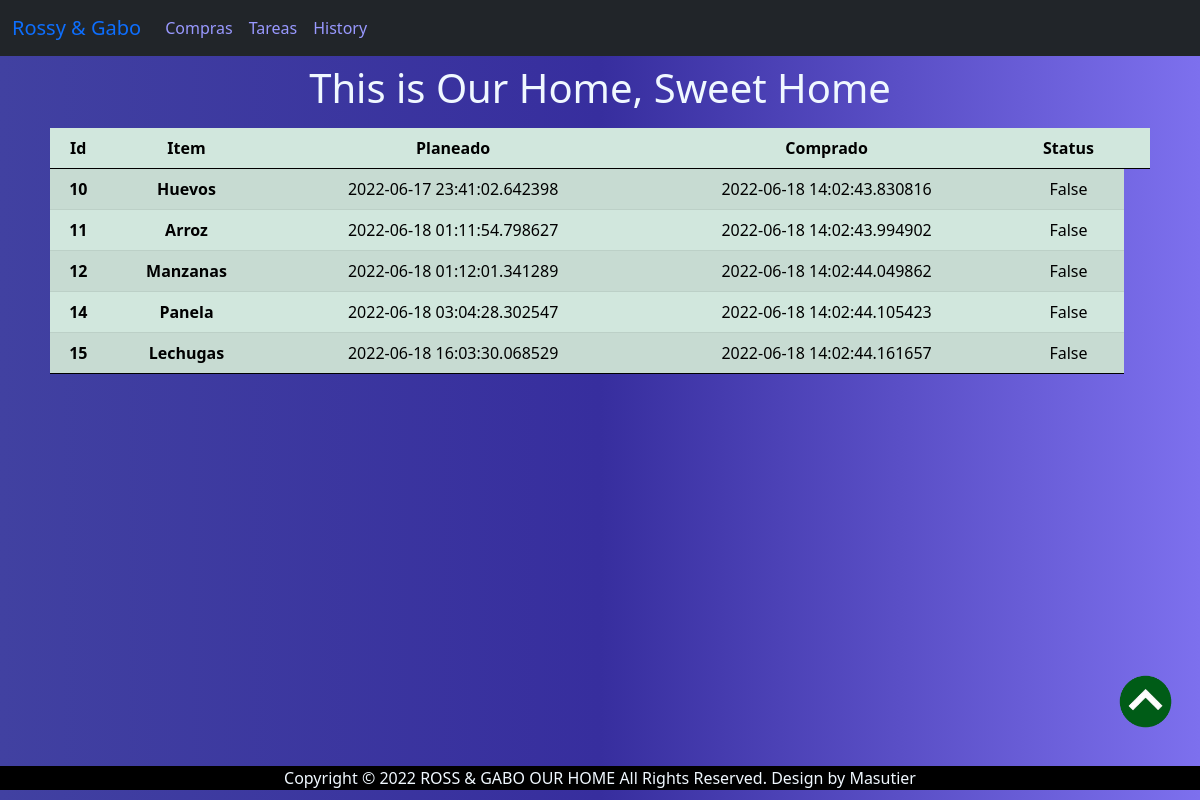
The app's page /historyBuy with its own data.
### app.py (models this page shows, shortened)
class Buy(db.Model):
    id = db.Column(db.Integer, primary_key=True)
    toBuy = db.Column(db.String(150), nullable=False)
    status = db.Column(db.Boolean, default=True)
    dateStart = db.Column(db.DateTime, default=datetime.utcnow)
    dateEnd = db.Column(db.DateTime, onupdate=datetime.utcnow)

### app.py (the view)
@app.route("/historyBuy")
def historyBuy():
    history = Buy.query.filter_by(status='0')
    return render('historyBuy.html', history=history)

### templates/historyBuy.html (shortened to what this page needs)
{% extends 'layout.html' %}
{% block content %}
<div class="col-12 mx-auto mb-5">
    <div class="col-11 mx-auto c">
        {% if history %}
            <table class="table table table-success table-striped">
                <thead>
                    <tr>
                        <th>Id</th>
                        <th>Item</th>
                        <th>Planeado</th>
                        <th>Comprado</th>
                        <th>Status</th>
                        <th></th>
                    </tr>
                </thead>
                <tbody>
                    {% for item in history %}
                        <tr>
                            <th>{{ item.id }}</th>
                            <th>{{ item.toBuy }}</th>
                            <td>{{ item.dateStart }}</td>
                            <td>{{ item.dateEnd }}</td>
                            <td>{{ item.status }}</td>
                        </tr>
                    {% endfor %}
            </table>
        {% else %}
            <p>No hay Items en la lista</p>
        {% endif %}
    </div>
</div>
{% endblock content %}

### templates/layout.html (shortened to what this page needs)
<!DOCTYPE html>
<html>
<head>
    <link href="https://cdn.jsdelivr.net/npm/bootstrap@5.0.0-beta2/dist/css/bootstrap.min.css" rel="stylesheet">
    <link rel="stylesheet" href="{{url_for('static', filename = 'css/all.css')}}" type="text/css" />
</head>
<body>
    {% include 'partials/navbar.html' %}
    <div class="col-12 mx-auto mt-2">
        <h1 class="c">This is Our Home, Sweet Home</h1>
    </div>
    <div class="col-12 mt-3 back">
        {% block content %}
        {% endblock content %}
    </div>
    {% include 'partials/backtop.html' %}
    {% include 'partials/footer.html' %}
</body>
</html>

### templates/partials/navbar.html (shortened to what this page needs)
<nav class="navbar navbar-expand-lg avbar-dark bg-dark stic">
    <div class="container-fluid">
    <a class="navbar-brand " href="/">Rossy & Gabo</a>
    <div class="collapse navbar-collapse" id="navbarDrop">
        <ul class="navbar-nav me-auto">
            <li class="nav-item"><a class="nav-link atxt1" href="{{ url_for ('buyit') }}">Compras</a></li>
            <li class="nav-item"><a class="nav-link atxt1" href="{{ url_for ('doit') }}">Tareas</a></li>
            <li class="nav-item"><a class="nav-link atxt1" href="{{ url_for ('historyBuy') }}">History</a></li>
        </ul>
    </div>
    </div>
</nav>

### templates/partials/backtop.html
    <div class="back-to-top">
        <a href="#">
            <img src="{{url_for('static', filename = 'img/icons/back-to-top.png')}}" class="backtotop" alt="Back to top">
        </a>
    </div>

### templates/partials/footer.html
<div class="col-12 mx-auto back-black b-fixed c">
    Copyright © 2022 <span>ROSS & GABO OUR HOME</span> All Rights Reserved. Design by Masutier
</div>

### static/css/all.css (style rules this page uses)
body { color: aliceblue; background: #7d70ee; background: -webkit-linear-gradient(to right, #4141a1, #372e9e, #7d70ee); background: linear-gradient(to right, #4141a1, #372e9e, #7d70ee); }
.c { text-align: center !important; }
.stic { position: sticky; top: 0px; }
.atxt1 { color: #9999ff !important; }
.b-fixed { position: fixed !important; bottom: 10px; z-index: 1; }
.back-black { color: aliceblue; background-color: black; }
.backtotop { width: 40pt; height: auto; position: fixed; bottom: 4.50rem; right: 1.75rem; z-index: 999; }

### records on screen
Buy: id "10", toBuy "Huevos", dateStart "2022-06-17 23:41:02.642398", dateEnd "2022-06-18 14:02:43.830816", status "False"
Buy: id "11", toBuy "Arroz", dateStart "2022-06-18 01:11:54.798627", dateEnd "2022-06-18 14:02:43.994902", status "False"
Buy: id "12", toBuy "Manzanas", dateStart "2022-06-18 01:12:01.341289", dateEnd "2022-06-18 14:02:44.049862", status "False"
Buy: id "14", toBuy "Panela", dateStart "2022-06-18 03:04:28.302547", dateEnd "2022-06-18 14:02:44.105423", status "False"
Buy: id "15", toBuy "Lechugas", dateStart "2022-06-18 16:03:30.068529", dateEnd "2022-06-18 14:02:44.161657", status "False"
